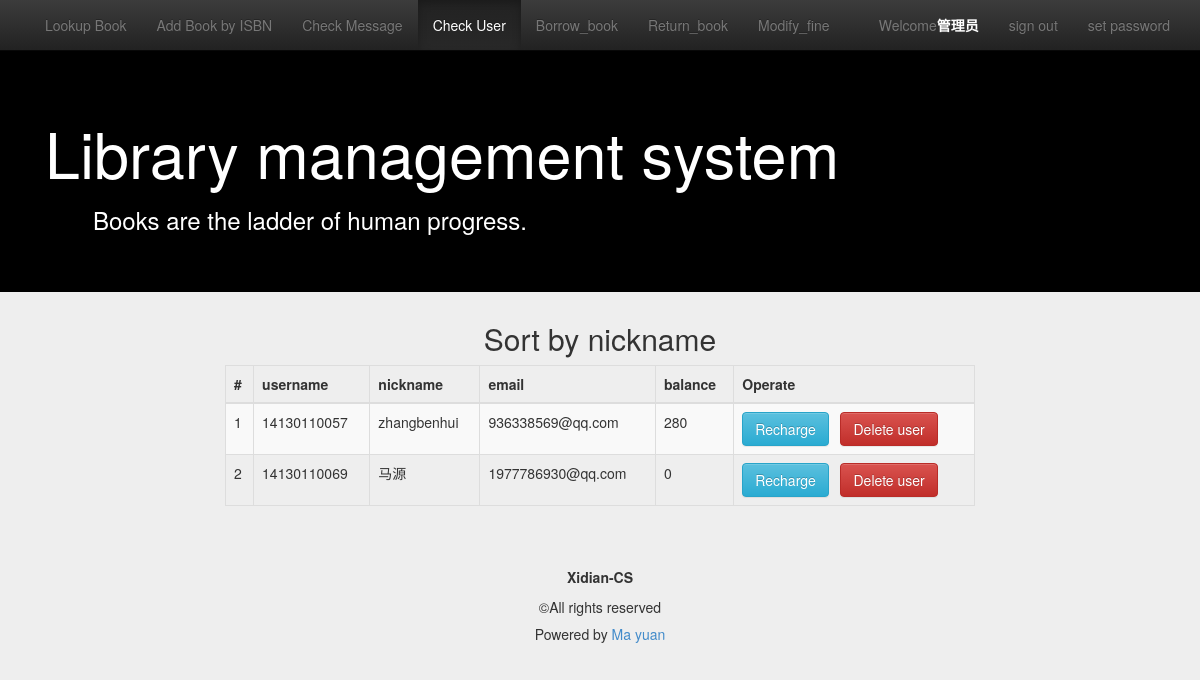
Page /check_user/ (signed in) on the committed database.
### management/models.py (models this page shows, shortened)
class MyUser(models.Model):
    user = models.OneToOneField(User)
    nickname = models.CharField(max_length=16)
    permission = models.IntegerField(default=1)
    balance=models.IntegerField(default=0)

### management/views.py (the view)
# urls.py: url(r'^check_user/$',views.check_user,name='check_user'),
@user_passes_test(permission_check)
def check_user(request):
    user_list=MyUser.objects.filter(permission__lte=1).order_by('nickname')
    content={'user_list':user_list,'active_menu':'check_user'}
    return render(request,'management/check_user.html',content)

### management/utils.py (called while the page is built)
def permission_check(user):
    if user.is_authenticated():
        return user.myuser.permission > 1
    else:
        return False

### templates/management/check_user.html (shortened to what this page needs)
{% extends "management/base.html" %}
{% load staticfiles %}
{% block content %}
        <h2 class="text-center">Sort by nickname</h2>
        <div class="container">
            <div class="row">
                <div class="col-md-8 col-md-offset-2">
                    <table class="table table-striped table-hover table-bordered">
                      <thead>
                        <tr>
                          <th>#</th>
                            <th>username</th>
                          <th>nickname</th>
                          <th>email</th>
                            <th>balance</th>
                            <th>Operate</th>
                        </tr>
                      </thead>
                    <tbody>
                     {% for u in user_list %}
                        <tr>
                            <td>{{ forloop.counter }}</td>
                            <td>{{ u.user.username }}</td>
                            <td>{{ u.nickname }}</td>
                            <td>{{ u.user.email }}</td>
                            <td>{{ u.balance }}</td>
                            <td><a class="btn btn-info" href="{% url 'edit_user' u.id %}">Recharge</a>&nbsp;
                                &nbsp;<input type="button" class="btn btn-danger" onclick="show_confirm({{ u.id }})"
                                             value="Delete user"/></td>
                        </tr>
                     {% empty %}
                         <tr>There is no user yet!</tr>
                     {% endfor %}
                    </tbody>
                </table>
                </div>
            </div>
        </div>
{% endblock %}

### templates/management/base.html (shortened to what this page needs)
{% load staticfiles %}
<!DOCTYPE html>
<html lang="zh-cn">
<head>
    <link rel="stylesheet" type="text/css" href="{% static 'css/bootstrap.min.css' %}">
    <link rel="stylesheet" type="text/css" href="{% static 'css/bootstrap-theme.min.css' %}">
    <link rel="stylesheet" type="text/css" href="{% static 'css/base.css' %}">
</head>
<body>
<nav class="navbar navbar-inverse navbar-fixed-top" role="navigation">
    <div class="container">
        <div class="collapse navbar-collapse" id="navbar-collapse-basepage">
            <ul class="nav navbar-nav">
                <li id="view_book"><a href="{% url 'view_book_list' %}">Lookup Book</a></li>
                {% if user != None %}
                    {% if user.myuser.permission <= 1 %}
                        <li id="my_library"><a href="{% url 'my_library' %}">My Library</a></li>
                    {% else %}
                        <li id="add_book_by_ISBN"><a href="{% url 'add_book_by_ISBN' %}">Add Book by ISBN</a></li>
                        <li id="check_message"><a href="{% url 'check_message' %}">Check Message</a></li>
                        <li id="check_user"><a href="{% url 'check_user' %}">Check User</a></li>
                        <li id="borrow_book"><a href="{% url 'borrowe' %}">Borrow_book</a></li>
                        <li id="return_book"><a href="{% url 'return_book' %}">Return_book</a></li>
                        <li id="modify_fine"><a href="{% url 'modify_fine' %}">Modify_fine</a></li>
                    {% endif %}
                {% endif %}
            </ul>
            <ul class="nav navbar-nav navbar-right">
                {% if user %}
                    <li><p class="navbar-text">Welcome<span id="base_name">{{ user.myuser.nickname }}</span></p>
                    </li>
                    <li><a href="{% url 'logout' %}">sign out</a></li>
                    <li><a href="{% url 'set_password' %}">set password</a></li>
                {% else %}
                    <li><a href="{% url 'signup' %}">sign up</a></li>
                    <li><a href="{% url 'login' %}">sign in</a></li>
                {% endif %}
            </ul>
        </div>
    </div>
</nav>
<header class="jumbotron subhead" id="header-base">
    <div class="container">
        <h1>Library management system</h1>
        <h3>&emsp;&emsp;Books are the ladder of human progress.</h3>
    </div>
</header>
{% block content %}{% endblock %}
<footer class="footer" role="contentinfo">
    <hr>
    <div class="container">
        <p class="text-center"><strong>Xidian-CS</strong></p>
        <p class="text-center">©All rights reserved</p>
        <h5 class="text-center"> Powered by&nbsp;<a href="http://prime666.com/">Ma yuan</a></h5>
    </div>
</footer>
</body>
</html>

### management/static/css/base.css (style rules this page uses)
body { padding-top: 50px; background-color: #eeeeee; }
#header-base { background-color: #000; color: #fff; }
#base_name { color: #fff; font-weight: bold; }

### rows in the picture
MyUser: user.username "14130110057", nickname "zhangbenhui", user.email "936338569@qq.com", balance "280"
MyUser: user.username "14130110069", nickname "马源", user.email "1977786930@qq.com", balance "0"

### other values in the picture
{{ user.myuser.nickname }} "管理员"
